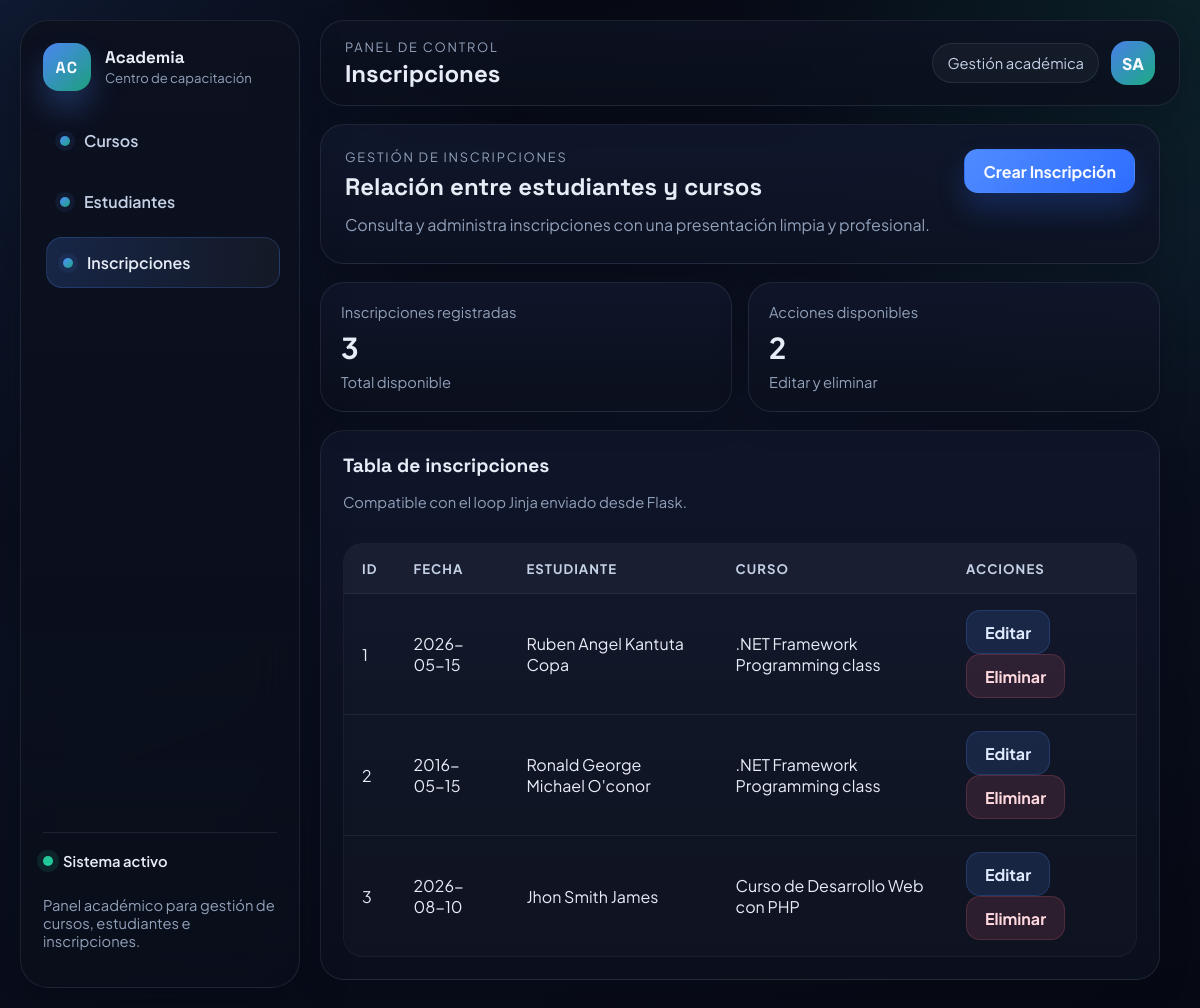
Page /inscripciones on the committed database.
### tables this page shows
CREATE TABLE inscripciones(
                        id INTEGER PRIMARY KEY,
                        fecha DATE NOT NULL,
                        estudiante_id INTEGER,
                        curso_id INTEGER,
                        FOREIGN KEY (estudiante_id) REFERENCES estudiantes(id),
                        FOREIGN KEY (curso_id) REFERENCES cursos(id)
                    );

CREATE TABLE cursos(
                        id INTEGER PRIMARY KEY,
                        descripcion TEXT NOT NULL,
                        horas INTEGER NOT NULL
                    );

### app.py (the view)
@app.route("/inscripciones")
def inscripciones():
    conn = get_db_conn()
    inscripciones = conn.execute('''
                                    SELECT i.id,
                                        i.fecha,
                                        e.nombres ||" "|| e.apellidos as estudiante,
                                        c.descripcion as curso
                                    FROM inscripciones i
                                    JOIN estudiantes e ON i.estudiante_id = e.id
                                    JOIN cursos c ON i.curso_id = c.id
                                ''').fetchall()
    conn.close()
    return render_template("Inscripciones.html", inscripciones=inscripciones)

### app.py (called while the page is built)
def get_db_conn():
    conn = sql.connect("db_instituto.db")
    conn.row_factory = sql.Row
    return conn

### templates/inscripciones.html (shortened to what this page needs)
{% extends 'base.html' %}
{% block page_title %}Inscripciones{% endblock %}
{% block content %}
<section class="page-hero">
	<div>
		<p class="section-label">Gestión de inscripciones</p>
		<h2 class="section-title">Relación entre estudiantes y cursos</h2>
		<p class="section-description">Consulta y administra inscripciones con una presentación limpia y profesional.</p>
	</div>
	<a href="/inscripciones/nueva" class="btn btn-primary">Crear Inscripción</a>
</section>
<section class="stats-grid">
	<article class="stat-card">
		<span class="stat-label">Inscripciones registradas</span>
		<strong class="stat-value">{{ inscripciones|length }}</strong>
		<span class="stat-meta">Total disponible</span>
	</article>
	<article class="stat-card">
		<span class="stat-label">Acciones disponibles</span>
		<strong class="stat-value">2</strong>
		<span class="stat-meta">Editar y eliminar</span>
	</article>
</section>
<section class="panel">
	<div class="panel__header">
		<div>
			<h3 class="panel__title">Tabla de inscripciones</h3>
			<p class="panel__subtitle">Compatible con el loop Jinja enviado desde Flask.</p>
		</div>
	</div>
	<div class="table-wrap">
		<table class="data-table">
			<thead>
				<tr>
					<th>ID</th>
					<th>Fecha</th>
					<th>Estudiante</th>
					<th>Curso</th>
					<th>Acciones</th>
				</tr>
			</thead>
			<tbody>
				{% for i in inscripciones %}
				<tr>
				  <td>{{ i.id }}</td>
				  <td>{{ i.fecha }}</td>
				  <td>{{ i.estudiante }}</td>
				  <td>{{ i.curso }}</td>
				  <td>
					<a href="/inscripciones/editar/{{i.id}}" class="btn-edit">Editar</a>
					<a href="/inscripcion/eliminar/{{i.id}}" class="btn-delete">Eliminar</a>
				  </td>
				</tr>
				{% endfor %}
			</tbody>
		</table>
	</div>
</section>
{% endblock %}

### templates/base.html (shortened to what this page needs)
<!DOCTYPE html>
<html lang="es">
<head>
    <link rel="stylesheet" href="{{ url_for('static', filename='css/style.css') }}">
</head>
<body>
    <div class="app-shell">
        <aside class="sidebar" id="sidebar">
            <div class="sidebar__brand">
                <div class="brand-mark">AC</div>
                <div class="brand-copy">
                    <span class="brand-name">Academia</span>
                    <span class="brand-subtitle">Centro de capacitación</span>
                </div>
            </div>
            <nav class="sidebar__nav" aria-label="Navegación principal">
                <a href="/cursos" class="nav-link {% if request.path.startswith('/cursos') %}active{% endif %}" data-page="cursos">
                    <span class="nav-link__icon"></span>
                    <span class="nav-link__text">Cursos</span>
                </a>
                <a href="/estudiantes" class="nav-link {% if request.path.startswith('/estudiantes') or request.path.startswith('/new_estudent') or request.path.startswith('/estudiante') %}active{% endif %}" data-page="estudiantes">
                    <span class="nav-link__icon"></span>
                    <span class="nav-link__text">Estudiantes</span>
                </a>
                <a href="/inscripciones" class="nav-link {% if request.path.startswith('/inscripciones') or request.path.startswith('/inscripcion') %}active{% endif %}" data-page="inscripciones">
                    <span class="nav-link__icon"></span>
                    <span class="nav-link__text">Inscripciones</span>
                </a>
            </nav>
            <div class="sidebar__footer">
                <div class="sidebar__status">
                    <span class="status-dot"></span>
                    Sistema activo
                </div>
                <p>Panel académico para gestión de cursos, estudiantes e inscripciones.</p>
            </div>
        </aside>
        <main class="main">
            <header class="topbar">
                <div class="topbar__left">
                    <div>
                        <p class="eyebrow">Panel de control</p>
                        <h1 class="page-title">{% block page_title %}Dashboard{% endblock %}</h1>
                    </div>
                </div>
                <div class="topbar__right">
                    <div class="topbar__chip">Gestión académica</div>
                    <div class="topbar__avatar">SA</div>
                </div>
            </header>
            <section class="content">
                {% block content %}{% endblock %}
            </section>
        </main>
    </div>
</body>
</html>

### rows in the picture
inscripciones: id "1", fecha "2026-05-15", estudiante "Ruben Angel Kantuta Copa", curso ".NET Framework Programming class"
inscripciones: id "2", fecha "2016-05-15", estudiante "Ronald George Michael O'conor", curso ".NET Framework Programming class"
inscripciones: id "3", fecha "2026-08-10", estudiante "Jhon Smith James", curso "Curso de Desarrollo Web con PHP"

### other values in the picture
{{ inscripciones|length }} "3"
